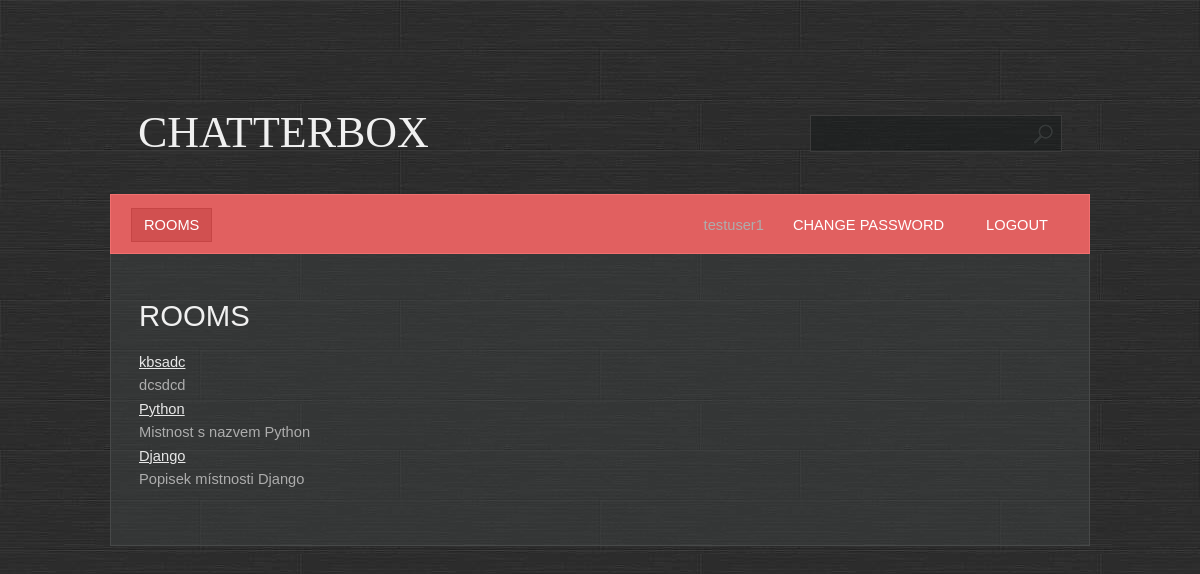
The page / (signed in) on the database its author committed.
### base/models.py (models this page shows, shortened)
class Room(Model):
    name = models.CharField(max_length=200, unique=True)  # Zadáváme název místnosti
    description = models.TextField(null=True, blank=True)  # Umožníme zadání popisku místnosti - může být prázdný (null) nebo i jen whitespaces (blank)
    participants = models.ManyToManyField(User, related_name='participants', blank=True)  # Přidání uživatelů účastnících se konverzace v místnosti - vztah Many to Many
    created = models.DateTimeField(auto_now_add=True)  #Přidání času vytvoření místnosti
    updated = models.DateTimeField(auto_now=True)  #Přidání času modifikace místnosti
    class Meta:
        ordering = ['-created', 'name']  # Seřazení místností podle data vytvoření (pomocí - od nejnovějšího po nejstarší), pokud by byly stejné tak podle jména

### base/views.py (the view)
# urls.py: path('', base.views.RoomsView.as_view(), name='rooms'),
class RoomsView(PermissionRequiredMixin, LoginRequiredMixin, ListView):
    template_name = 'base/rooms.html'
    model = Room
    permission_required = ['base.view_room']

### base/templates/base/rooms.html (shortened to what this page needs)
{% extends 'main.html' %}
{% block content %}
    <h1>Rooms</h1>
    <br>
    <div class="box">
        {% for room in object_list %}
            <div style="float: left;">
                <a href="{% url 'room' room.id %}">{{ room.name }}</a>
                <br>
                {{room.description}}
            </div>
        <br class="clearfix">
        {% endfor %}
    </div>
{% endblock %}

### templates/navbar.html (shortened to what this page needs)
<ul>
    <li class="first active">
        <a href="{% url 'rooms' %}">Rooms</a>
    </li>
    {% if user.is_authenticated %}
    <li class="last-child">
        <a href="{% url 'logout' %}">Logout</a>
    </li>
    <li class="last-child">
        <a href="{% url 'password_change' %}">Change password</a>
    </li>
    <li class="last-child">
        {{user.username}}
    </li>
    {% else %}
    <li class="last-child">
            <a href="{% url 'login' %}">Login</a>
    </li>
    {% endif %}
</ul><br class="clearfix"/>

### static/styles/style.css (style rules this page uses)
* { margin: 0; padding: 0; }
a { text-decoration: underline; color: #e8e8e8; }
body { font-size: 11pt; line-height: 1.6em; font-family: Arial, sans-serif; background: #9ea3a3; color: #adadad; background: url(/static/images/bg.jpg); }
h1,h2,h3,h4 { text-transform: uppercase; font-weight: normal; color: #f0f0f0; }
ul { margin-bottom: 1.25em; }
ul { list-style: none; }
.last-child { float:right; }
.box { overflow: hidden; margin: 0 0 30px 0; }
#menu a { text-decoration: none; text-transform: uppercase; color: #ffffff; padding: 8px 12px 8px 12px; border: solid 1px #e16060; }
#menu ul { list-style: none; }
#menu ul li { display: inline; padding: 0 8px 0 8px; }
#menu ul li.first { padding-left: 0; }
#menu ul li.active a { background: #D15050; border: solid 1px #C64545; }

### rows shown on the page
Room: name "kbsadc", description "dcsdcd"
Room: name "Python", description "Mistnost s nazvem Python"
Room: name "Django", description "Popisek místnosti Django"

### other values the page prints
{{ user.username }} "testuser1"
